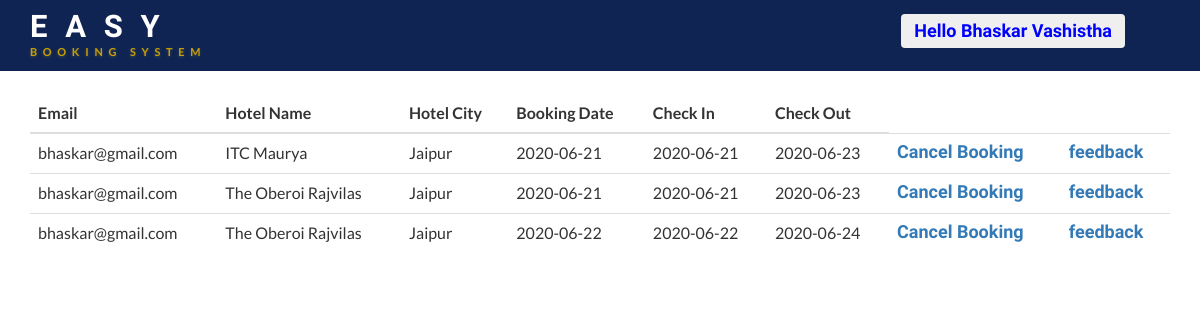
The app's page /customer/c_profile.php (signed in) with its own data.
### tables this page shows
CREATE TABLE `booking` (
  `booking_id` int(10) NOT NULL,
  `customer_id` int(10) NOT NULL,
  `c_email` varchar(50) NOT NULL,
  `c_name` varchar(50) NOT NULL,
  `booking_date` date NOT NULL,
  `check_in` date NOT NULL,
  `check_out` date NOT NULL,
  `h_id` int(20) NOT NULL,
  `h_name` varchar(200) NOT NULL,
  `r_id` int(10) NOT NULL,
  `r_no` varchar(20) NOT NULL,
  `payment` varchar(50) NOT NULL
);

CREATE TABLE `hotels` (
  `h_id` int(20) NOT NULL,
  `h_name` varchar(200) NOT NULL,
  `h_country` varchar(50) NOT NULL,
  `h_state` varchar(50) NOT NULL,
  `h_city` varchar(50) NOT NULL,
  `h_street` varchar(50) NOT NULL,
  `h_pincode` int(10) NOT NULL,
  `h_contact_no` varchar(13) NOT NULL,
  `h_email` varchar(50) NOT NULL,
  `h_owner_name` varchar(50) NOT NULL,
  `h_rating` varchar(10) NOT NULL,
  `h_facilities` varchar(100) NOT NULL,
  `h_image` text NOT NULL
);

### customer/c_profile.php (the view, shortened to what this page needs)
<!DOCTYPE html>
<html lang="en">
<head>
  <link rel="stylesheet" href="https://maxcdn.bootstrapcdn.com/bootstrap/3.4.1/css/bootstrap.min.css">
<link href="../css/bootstrap.css" rel="stylesheet" type="text/css" media="all" />
<link href="../css/font-awesome.css" rel="stylesheet">
<link rel="stylesheet" href="../css/chocolat.css" type="text/css" media="screen">
<link href="../css/easy-responsive-tabs.css" rel='stylesheet' type='text/css'/>
<link rel="stylesheet" href="../css/flexslider.css" type="text/css" media="screen" property="" />
<link rel="stylesheet" href="../css/jquery-ui.css" />
<link href="../css/style.css" rel="stylesheet" type="text/css" media="all" />
</head>
<body>
<?php
	include ('../includes/db.php');
?>
	<div class="w3_navigation">
		<div class="container">
			<nav class="navbar navbar-default">
				<div class="navbar-header navbar-left">
					<h1><a class="navbar-brand" href="../index.php">E   a   s   y <span></span><p class="logo_w3l_agile_caption">Booking System</p></a></h1>
				</div>
				<div class="collapse navbar-collapse navbar-right" id="bs-example-navbar-collapse-1">
					<nav class="menu menu--iris">
							<?php
								if(isset($_SESSION['c_name']) || isset($_SESSION['uid']))
								{
								?>
									<div class="col-sm-12 " style="color:blue;">
										<div class="dropdown">
												<button class="btn btn-secondary dropdown-toggle" type="button" id="dropdownMenuButton" data-toggle="dropdown" aria-haspopup="true" aria-expanded="false">
												<h4><?php echo  "Hello ".$_SESSION['c_name']; ?></h4>
												</button>
											</div>
										</div>
										<div class="col-sm-12">
										</div>
								<?php
								 }
							else
							{
								?>
								<li class="menu__item"><a href="customer/c_sign_up.php">Sign-up</a></li>
								<li class="menu__item"><a href="customer/c_login.php" >Login</a></li>
								<?php
							}
							?>
					</nav>
				</div>
			</nav>
		</div>
	</div>
<br>
<?php
	$sql = "SELECT booking.c_email,booking.c_name,booking.h_name,booking.booking_date,booking.check_in,booking.check_out,booking.h_id,booking.r_id,booking.booking_id FROM booking LEFT JOIN customer ON booking.customer_id = customer.c_id WHERE
	booking.customer_id= '".$_SESSION['uid']."'";
	$run = mysqli_query($con,$sql);
    $row = mysqli_num_rows($run);
    if($row >=1 )
    {
    ?>
    <body>
        <div class="container">
        <table class="table table-hover">
            <thead>
                <tr>
                    <th>Email</th>
                    <th>Hotel Name</th>
                    <th>Hotel City</th>
                    <th>Booking Date</th>
                    <th>Check In</th>
                    <th>Check Out</th>
                </tr>
			</thead>
			<tbody>
				<thead>
        <?php
        while($data = mysqli_fetch_assoc($run))
        {
            $qry = "SELECT h_city FROM `hotels` WHERE `h_id` = $data[h_id]";
            $run_1 = mysqli_query($con,$qry);
            $data_1 = mysqli_fetch_assoc($run_1);
            ?>
                                <tr>
                                    <td><?php echo $data['c_email'];?></td>
                                    <td><?php echo $data['h_name'];?></td>
                                    <td><?php echo $data_1['h_city'];?></td>
                                    <td><?php echo $data['booking_date'];?></td>
                                    <td><?php echo $data['check_in'];?></td>
									<td><?php echo $data['check_out'];?></td>
									<td><a href="c_cancel_booking.php?r_id=<?php echo $data['r_id'];?>&booking_id=<?php echo $data['booking_id'];?>"><h4>Cancel Booking</h4></a></td>
									<td><a href="c_feedback.php?r_id=<?php echo $data['r_id'];?>&booking_id=<?php echo $data['booking_id'];?>&h_id=<?php echo $data['h_id'];?>"><h4>feedback</h4></a></td>
                                </tr>
            <?php
        }
}
?>
</table>
<link rel="stylesheet" href="css/swipebox.css">
</body>
</html>

### css/chocolat.css (style rules this page uses)
body { margin:0; padding:0; }

### css/easy-responsive-tabs.css (style rules this page uses)
body { margin: 0px; padding: 0px; background: #f5f5f5; font-weight: 500; }
ul.resp-tabs-list, p { margin: 0px; padding: 0px; }

### css/style.css (style rules this page uses)
html, body { margin:0; font-size: 100%; font-family: 'Lato', sans-serif; background: #fff; }
body a { text-decoration:none; transition:0.5s all; -webkit-transition:0.5s all; -moz-transition:0.5s all; -o-transition:0.5s all; -ms-transition:0.5s all; }
h1,h2,h3,h4,h5,h6 { margin:0; font-family: 'Federo', sans-serif; font-weight: 600; }
p { margin:0; }
.w3_navigation { background: #0f2453 ; }
.navbar-default { background: none; border: none; }
.navbar { margin-bottom: 0; }
.navbar-collapse { padding: 0; }
.navbar-right { margin-right: 0; }
nav.navbar.navbar-default { background: none; padding: .9em 0 .4em 0; }
.navbar-default .navbar-brand,.navbar-default .navbar-brand:hover, .navbar-default .navbar-brand:focus { color: #fff; }
.navbar-brand { padding: 0; font-size: 31px; text-transform: uppercase; letter-spacing: 5px; line-height: 25px; position: relative; font-weight: bold; }
p.logo_w3l_agile_caption { text-transform: uppercase; letter-spacing: 5.7px; font-size: 11px; color: #c79f07; text-shadow: 0px 1px 3px #454a47; font-family: 'Lato', sans-serif; font-weight: 600; }

### records on screen
booking: c_email "bhaskar@gmail.com", h_name "ITC Maurya", h.h_city "Jaipur", booking_date "2020-06-21", check_in "2020-06-21", check_out "2020-06-23"
booking: c_email "bhaskar@gmail.com", h_name "The Oberoi Rajvilas", h.h_city "Jaipur", booking_date "2020-06-21", check_in "2020-06-21", check_out "2020-06-23"
booking: c_email "bhaskar@gmail.com", h_name "The Oberoi Rajvilas", h.h_city "Jaipur", booking_date "2020-06-22", check_in "2020-06-22", check_out "2020-06-24"

### other values on screen
$_SESSION['c_name'] "Bhaskar Vashistha"
